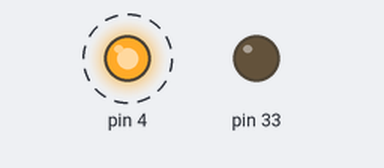
Bench run of a program on a simulated MicroPython board. Parts: output pins drawn as LEDs (lit = HIGH). Dashed ring = blinking. At 6.4 s the program stops and its outputs stay as they are.

Above: at 0.15 s.
At 2.75 s:
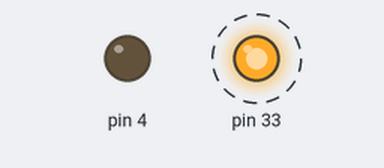
Timing chart, 0 to 3.0 s (numbered marks = the images above):
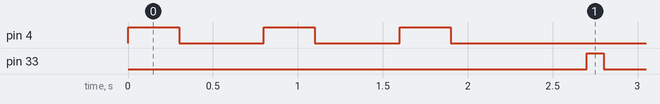

The program:

funtion3.py
```python
from machine import Pin
import time

flash = 4

def blink_once(pin_no, times, ms_on, ms_off):

    if pin_no == flash:
        ON = True
        OFF = False
    else:
        ON = False
        OFF = True

    led_controller = Pin(pin_no, Pin.OUT, value=0)

    for i in range(times):
            led_controller.value(ON)
            time.sleep_ms(ms_on)
            led_controller.value(OFF)
            time.sleep_ms(ms_off)


blink_once(flash, 3, 300, 500)

blink_once(33, 10, 300, 100)
```

Measured:
- by itself, pin 4: alternates HIGH for 0.30 s and LOW for 0.50 s, 6 changes in all, then stays LOW
- by itself, pin 33: LOW → HIGH at 2.7 s, → LOW 0.10 s later, → HIGH 0.30 s later, → LOW 0.10 s later, … (19 changes in this stretch)
